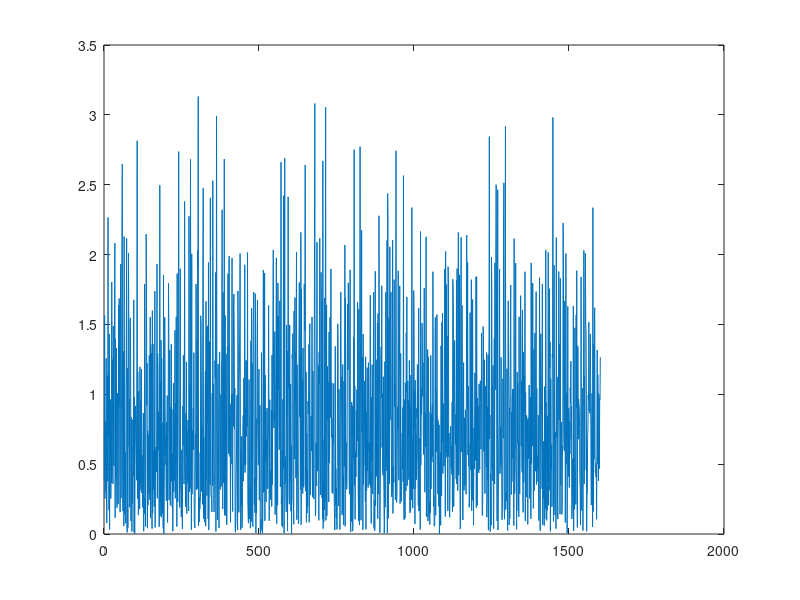
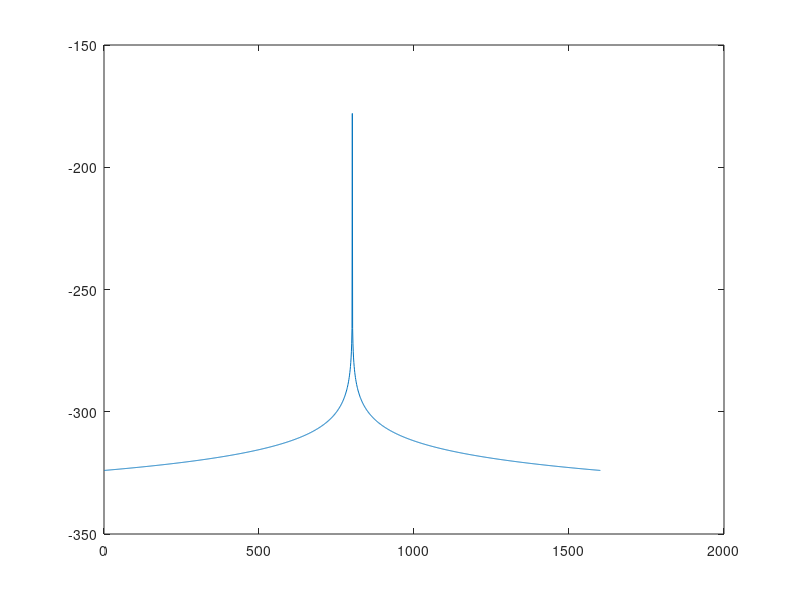
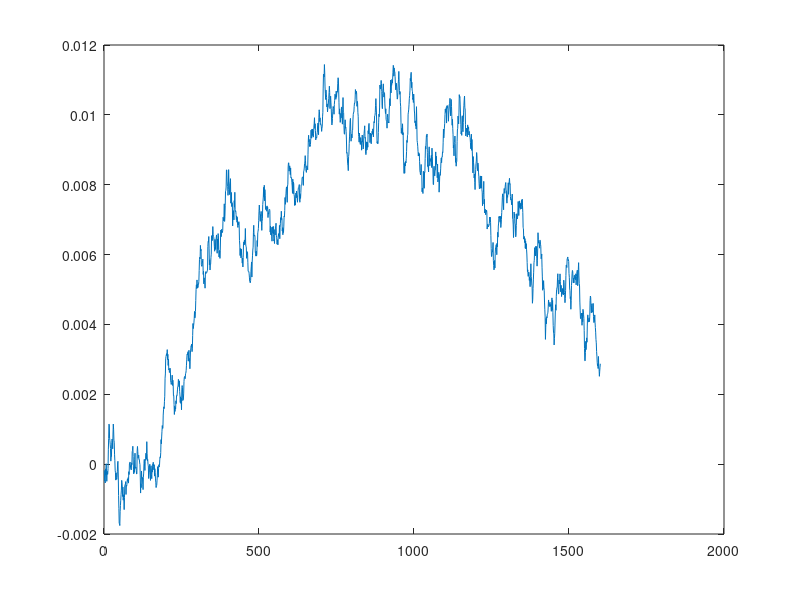

These charts were generated, in order, by the following MATLAB code: (Note: this script raises an error after producing the figures.)
close all
clearvars
um = 1e-6;
nm = 1e-9;
pm = 1e-12;
MHz = 1e6;
kHz = 1e3;
km = 1e3;
ps = 1e-12;
mW = 1e-3;

B = 400e6;
c = 299792458;

T = 1/B;
sps = 100;
ts = T/sps;
sample_num = sps*16;

fs = 1/ts;

lo.linewidth = 1*kHz;
lo.PSD = -80;
lo.lambda = 1550*nm;
lo.field = 1e1;
fc = c/lo.lambda;

f = (-sample_num/2:sample_num/2) /ts/sample_num;

D = lo.field*10^(lo.PSD/10);
S_f = D^2./ ((1 + (f / lo.linewidth).^2)*lo.linewidth*2*pi);

T_noise = ifft(S_f);

white_noise_real = randn(1, (sample_num)+1);
white_noise_imag = randn(1, (sample_num)+1);

white_noise = white_noise_real;
white_noise_ff = fftshift(fft(white_noise));
delta_f_freq_domain = white_noise_ff .* (sqrt(S_f) + sqrt(D)*1i*white_noise_imag);
delta_f_time_domain = ifftshift(ifft(fftshift(delta_f_freq_domain)));
delta_f_time_domain = real(delta_f_time_domain);


phi = cumsum(delta_f_time_domain);

figure
grid on
plot(abs(white_noise))

figure
grid on
plot(10*log10(abs(S_f)))

figure
grid on
plot(phi)
ylabel("Lorentzian random walk", FontSize=40)
xlabel("Sample number", FontSize=40)
grid on
xlim([0 sample_num])

ff = fftshift(fft(phi));
figure
plot(f/MHz, 20*log10(abs(ff)/lo.field))
ylabel("Phase noise PSD [dBc/Hz]", FontSize=35)
xlabel("Frequency [MHz]", FontSize=35)
grid on